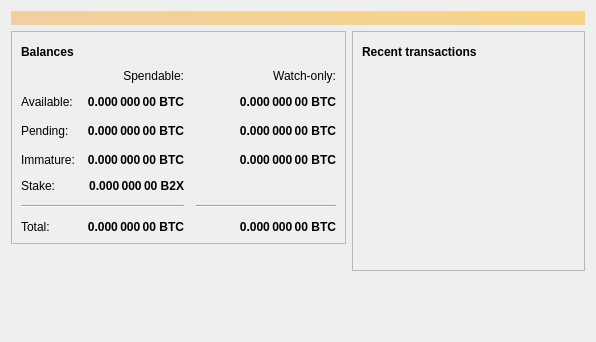
<?xml version="1.0" encoding="UTF-8"?>
<ui version="4.0">
 <class>OverviewPage</class>
 <widget class="QWidget" name="OverviewPage">
  <property name="geometry">
   <rect>
    <x>0</x>
    <y>0</y>
    <width>596</width>
    <height>342</height>
   </rect>
  </property>
  <property name="windowTitle">
   <string>Form</string>
  </property>
  <layout class="QVBoxLayout" name="topLayout">
   <item>
    <widget class="QLabel" name="labelAlerts">
     <property name="visible">
      <bool>false</bool>
     </property>
     <property name="styleSheet">
      <string notr="true">QLabel { background-color: qlineargradient(x1: 0, y1: 0, x2: 1, y2: 0, stop:0 #F0D0A0, stop:1 #F8D488); color:#000000; }</string>
     </property>
     <property name="wordWrap">
      <bool>true</bool>
     </property>
     <property name="margin">
      <number>3</number>
     </property>
     <property name="textInteractionFlags">
      <set>Qt::TextSelectableByMouse</set>
     </property>
    </widget>
   </item>
   <item>
    <layout class="QHBoxLayout" name="horizontalLayout" stretch="1,1">
     <item>
      <layout class="QVBoxLayout" name="verticalLayout_2">
       <item>
        <widget class="QFrame" name="frame">
         <property name="frameShape">
          <enum>QFrame::StyledPanel</enum>
         </property>
         <property name="frameShadow">
          <enum>QFrame::Raised</enum>
         </property>
         <layout class="QVBoxLayout" name="verticalLayout_4">
          <item>
           <layout class="QHBoxLayout" name="horizontalLayout_4">
            <item>
             <widget class="QLabel" name="label_5">
              <property name="font">
               <font>
                <weight>75</weight>
                <bold>true</bold>
               </font>
              </property>
              <property name="text">
               <string>Balances</string>
              </property>
             </widget>
            </item>
            <item>
             <widget class="QPushButton" name="labelWalletStatus">
              <property name="enabled">
               <bool>true</bool>
              </property>
              <property name="maximumSize">
               <size>
                <width>30</width>
                <height>16777215</height>
               </size>
              </property>
              <property name="toolTip">
               <string>The displayed information may be out of date. Your wallet automatically synchronizes with the Bitcoin2X network after a connection is established, but this process has not completed yet.</string>
              </property>
              <property name="text">
               <string/>
              </property>
              <property name="icon">
               <iconset resource="../bitcoin.qrc">
                <normaloff>:/icons/warning</normaloff>
                <disabledoff>:/icons/warning</disabledoff>:/icons/warning</iconset>
              </property>
              <property name="iconSize">
               <size>
                <width>24</width>
                <height>24</height>
               </size>
              </property>
              <property name="flat">
               <bool>true</bool>
              </property>
             </widget>
            </item>
            <item>
             <spacer name="horizontalSpacer_3">
              <property name="orientation">
               <enum>Qt::Horizontal</enum>
              </property>
              <property name="sizeHint" stdset="0">
               <size>
                <width>40</width>
                <height>20</height>
               </size>
              </property>
             </spacer>
            </item>
           </layout>
          </item>
          <item>
           <layout class="QGridLayout" name="gridLayout">
            <property name="spacing">
             <number>12</number>
            </property>
            <item row="2" column="2">
             <widget class="QLabel" name="labelWatchPending">
              <property name="font">
               <font>
                <weight>75</weight>
                <bold>true</bold>
               </font>
              </property>
              <property name="cursor">
               <cursorShape>IBeamCursor</cursorShape>
              </property>
              <property name="toolTip">
               <string>Unconfirmed transactions to watch-only addresses</string>
              </property>
              <property name="text">
               <string notr="true">0.000 000 00 BTC</string>
              </property>
              <property name="alignment">
               <set>Qt::AlignRight|Qt::AlignTrailing|Qt::AlignVCenter</set>
              </property>
              <property name="textInteractionFlags">
               <set>Qt::LinksAccessibleByMouse|Qt::TextSelectableByKeyboard|Qt::TextSelectableByMouse</set>
              </property>
             </widget>
            </item>
            <item row="2" column="1">
             <widget class="QLabel" name="labelUnconfirmed">
              <property name="font">
               <font>
                <weight>75</weight>
                <bold>true</bold>
               </font>
              </property>
              <property name="cursor">
               <cursorShape>IBeamCursor</cursorShape>
              </property>
              <property name="toolTip">
               <string>Total of transactions that have yet to be confirmed, and do not yet count toward the spendable balance</string>
              </property>
              <property name="text">
               <string notr="true">0.000 000 00 BTC</string>
              </property>
              <property name="alignment">
               <set>Qt::AlignRight|Qt::AlignTrailing|Qt::AlignVCenter</set>
              </property>
              <property name="textInteractionFlags">
               <set>Qt::LinksAccessibleByMouse|Qt::TextSelectableByKeyboard|Qt::TextSelectableByMouse</set>
              </property>
             </widget>
            </item>
            <item row="3" column="2">
             <widget class="QLabel" name="labelWatchImmature">
              <property name="font">
               <font>
                <weight>75</weight>
                <bold>true</bold>
               </font>
              </property>
              <property name="cursor">
               <cursorShape>IBeamCursor</cursorShape>
              </property>
              <property name="toolTip">
               <string>Mined balance in watch-only addresses that has not yet matured</string>
              </property>
              <property name="text">
               <string notr="true">0.000 000 00 BTC</string>
              </property>
              <property name="alignment">
               <set>Qt::AlignRight|Qt::AlignTrailing|Qt::AlignVCenter</set>
              </property>
              <property name="textInteractionFlags">
               <set>Qt::LinksAccessibleByMouse|Qt::TextSelectableByKeyboard|Qt::TextSelectableByMouse</set>
              </property>
             </widget>
            </item>
            <item row="5" column="0" colspan="2">
             <widget class="Line" name="line">
              <property name="orientation">
               <enum>Qt::Horizontal</enum>
              </property>
             </widget>
            </item>
            <item row="5" column="2">
             <widget class="Line" name="lineWatchBalance">
              <property name="sizePolicy">
               <sizepolicy hsizetype="Preferred" vsizetype="Fixed">
                <horstretch>0</horstretch>
                <verstretch>0</verstretch>
               </sizepolicy>
              </property>
              <property name="minimumSize">
               <size>
                <width>140</width>
                <height>0</height>
               </size>
              </property>
              <property name="orientation">
               <enum>Qt::Horizontal</enum>
              </property>
             </widget>
            </item>
            <item row="6" column="0">
             <widget class="QLabel" name="labelTotalText">
              <property name="text">
               <string>Total:</string>
              </property>
             </widget>
            </item>
            <item row="3" column="1">
             <widget class="QLabel" name="labelImmature">
              <property name="font">
               <font>
                <weight>75</weight>
                <bold>true</bold>
               </font>
              </property>
              <property name="cursor">
               <cursorShape>IBeamCursor</cursorShape>
              </property>
              <property name="toolTip">
               <string>Mined balance that has not yet matured</string>
              </property>
              <property name="text">
               <string notr="true">0.000 000 00 BTC</string>
              </property>
              <property name="alignment">
               <set>Qt::AlignRight|Qt::AlignTrailing|Qt::AlignVCenter</set>
              </property>
              <property name="textInteractionFlags">
               <set>Qt::LinksAccessibleByMouse|Qt::TextSelectableByKeyboard|Qt::TextSelectableByMouse</set>
              </property>
             </widget>
            </item>
            <item row="2" column="3">
             <spacer name="horizontalSpacer_2">
              <property name="orientation">
               <enum>Qt::Horizontal</enum>
              </property>
              <property name="sizeHint" stdset="0">
               <size>
                <width>40</width>
                <height>20</height>
               </size>
              </property>
             </spacer>
            </item>
            <item row="3" column="0">
             <widget class="QLabel" name="labelImmatureText">
              <property name="text">
               <string>Immature:</string>
              </property>
             </widget>
            </item>
            <item row="6" column="1">
             <widget class="QLabel" name="labelTotal">
              <property name="font">
               <font>
                <weight>75</weight>
                <bold>true</bold>
               </font>
              </property>
              <property name="cursor">
               <cursorShape>IBeamCursor</cursorShape>
              </property>
              <property name="toolTip">
               <string>Your current total balance</string>
              </property>
              <property name="text">
               <string notr="true">0.000 000 00 BTC</string>
              </property>
              <property name="alignment">
               <set>Qt::AlignRight|Qt::AlignTrailing|Qt::AlignVCenter</set>
              </property>
              <property name="textInteractionFlags">
               <set>Qt::LinksAccessibleByMouse|Qt::TextSelectableByKeyboard|Qt::TextSelectableByMouse</set>
              </property>
             </widget>
            </item>
            <item row="6" column="2">
             <widget class="QLabel" name="labelWatchTotal">
              <property name="font">
               <font>
                <weight>75</weight>
                <bold>true</bold>
               </font>
              </property>
              <property name="cursor">
               <cursorShape>IBeamCursor</cursorShape>
              </property>
              <property name="toolTip">
               <string>Current total balance in watch-only addresses</string>
              </property>
              <property name="text">
               <string notr="true">0.000 000 00 BTC</string>
              </property>
              <property name="alignment">
               <set>Qt::AlignRight|Qt::AlignTrailing|Qt::AlignVCenter</set>
              </property>
              <property name="textInteractionFlags">
               <set>Qt::LinksAccessibleByMouse|Qt::TextSelectableByKeyboard|Qt::TextSelectableByMouse</set>
              </property>
             </widget>
            </item>
            <item row="0" column="2">
             <widget class="QLabel" name="labelWatchonly">
              <property name="text">
               <string>Watch-only:</string>
              </property>
              <property name="alignment">
               <set>Qt::AlignRight|Qt::AlignTrailing|Qt::AlignVCenter</set>
              </property>
             </widget>
            </item>
            <item row="1" column="0">
             <widget class="QLabel" name="labelBalanceText">
              <property name="text">
               <string>Available:</string>
              </property>
             </widget>
            </item>
            <item row="1" column="1">
             <widget class="QLabel" name="labelBalance">
              <property name="font">
               <font>
                <weight>75</weight>
                <bold>true</bold>
               </font>
              </property>
              <property name="cursor">
               <cursorShape>IBeamCursor</cursorShape>
              </property>
              <property name="toolTip">
               <string>Your current spendable balance</string>
              </property>
              <property name="text">
               <string notr="true">0.000 000 00 BTC</string>
              </property>
              <property name="alignment">
               <set>Qt::AlignRight|Qt::AlignTrailing|Qt::AlignVCenter</set>
              </property>
              <property name="textInteractionFlags">
               <set>Qt::LinksAccessibleByMouse|Qt::TextSelectableByKeyboard|Qt::TextSelectableByMouse</set>
              </property>
             </widget>
            </item>
            <item row="1" column="2">
             <widget class="QLabel" name="labelWatchAvailable">
              <property name="font">
               <font>
                <weight>75</weight>
                <bold>true</bold>
               </font>
              </property>
              <property name="cursor">
               <cursorShape>IBeamCursor</cursorShape>
              </property>
              <property name="toolTip">
               <string>Your current balance in watch-only addresses</string>
              </property>
              <property name="text">
               <string notr="true">0.000 000 00 BTC</string>
              </property>
              <property name="alignment">
               <set>Qt::AlignRight|Qt::AlignTrailing|Qt::AlignVCenter</set>
              </property>
              <property name="textInteractionFlags">
               <set>Qt::LinksAccessibleByMouse|Qt::TextSelectableByKeyboard|Qt::TextSelectableByMouse</set>
              </property>
             </widget>
            </item>
            <item row="2" column="0">
             <widget class="QLabel" name="labelPendingText">
              <property name="text">
               <string>Pending:</string>
              </property>
             </widget>
            </item>
            <item row="0" column="1">
             <widget class="QLabel" name="labelSpendable">
              <property name="text">
               <string>Spendable:</string>
              </property>
              <property name="alignment">
               <set>Qt::AlignRight|Qt::AlignTrailing|Qt::AlignVCenter</set>
              </property>
             </widget>
            </item>
            <item row="4" column="0">
             <widget class="QLabel" name="labelStakeText">
              <property name="text">
               <string>Stake:</string>
              </property>
             </widget>
            </item>
            <item row="4" column="1">
             <widget class="QLabel" name="labelStake">
              <property name="font">
               <font>
                <weight>75</weight>
                <bold>true</bold>
               </font>
              </property>
              <property name="text">
               <string>0.000 000 00 B2X</string>
              </property>
              <property name="alignment">
               <set>Qt::AlignRight|Qt::AlignTrailing|Qt::AlignVCenter</set>
              </property>
              <property name="textInteractionFlags">
               <set>Qt::LinksAccessibleByMouse|Qt::TextSelectableByKeyboard|Qt::TextSelectableByMouse</set>
              </property>
             </widget>
            </item>
           </layout>
          </item>
         </layout>
        </widget>
       </item>
       <item>
        <spacer name="verticalSpacer">
         <property name="orientation">
          <enum>Qt::Vertical</enum>
         </property>
         <property name="sizeHint" stdset="0">
          <size>
           <width>20</width>
           <height>40</height>
          </size>
         </property>
        </spacer>
       </item>
      </layout>
     </item>
     <item>
      <layout class="QVBoxLayout" name="verticalLayout_3">
       <item>
        <widget class="QFrame" name="frame_2">
         <property name="frameShape">
          <enum>QFrame::StyledPanel</enum>
         </property>
         <property name="frameShadow">
          <enum>QFrame::Raised</enum>
         </property>
         <layout class="QVBoxLayout" name="verticalLayout">
          <item>
           <layout class="QHBoxLayout" name="horizontalLayout_2">
            <item>
             <widget class="QLabel" name="label_4">
              <property name="font">
               <font>
                <weight>75</weight>
                <bold>true</bold>
               </font>
              </property>
              <property name="text">
               <string>Recent transactions</string>
              </property>
             </widget>
            </item>
            <item>
             <widget class="QPushButton" name="labelTransactionsStatus">
              <property name="enabled">
               <bool>true</bool>
              </property>
              <property name="maximumSize">
               <size>
                <width>30</width>
                <height>16777215</height>
               </size>
              </property>
              <property name="toolTip">
               <string>The displayed information may be out of date. Your wallet automatically synchronizes with the Bitcoin2X network after a connection is established, but this process has not completed yet.</string>
              </property>
              <property name="text">
               <string/>
              </property>
              <property name="icon">
               <iconset resource="../bitcoin.qrc">
                <normaloff>:/icons/warning</normaloff>
                <disabledoff>:/icons/warning</disabledoff>:/icons/warning</iconset>
              </property>
              <property name="iconSize">
               <size>
                <width>24</width>
                <height>24</height>
               </size>
              </property>
              <property name="flat">
               <bool>true</bool>
              </property>
             </widget>
            </item>
            <item>
             <spacer name="horizontalSpacer">
              <property name="orientation">
               <enum>Qt::Horizontal</enum>
              </property>
              <property name="sizeHint" stdset="0">
               <size>
                <width>40</width>
                <height>20</height>
               </size>
              </property>
             </spacer>
            </item>
           </layout>
          </item>
          <item>
           <widget class="QListView" name="listTransactions">
            <property name="styleSheet">
             <string notr="true">QListView { background: transparent; }</string>
            </property>
            <property name="frameShape">
             <enum>QFrame::NoFrame</enum>
            </property>
            <property name="verticalScrollBarPolicy">
             <enum>Qt::ScrollBarAlwaysOff</enum>
            </property>
            <property name="horizontalScrollBarPolicy">
             <enum>Qt::ScrollBarAlwaysOff</enum>
            </property>
            <property name="selectionMode">
             <enum>QAbstractItemView::NoSelection</enum>
            </property>
           </widget>
          </item>
         </layout>
        </widget>
       </item>
       <item>
        <spacer name="verticalSpacer_2">
         <property name="orientation">
          <enum>Qt::Vertical</enum>
         </property>
         <property name="sizeHint" stdset="0">
          <size>
           <width>20</width>
           <height>40</height>
          </size>
         </property>
        </spacer>
       </item>
      </layout>
     </item>
    </layout>
   </item>
  </layout>
 </widget>
 <resources/>
 <connections/>
</ui>
